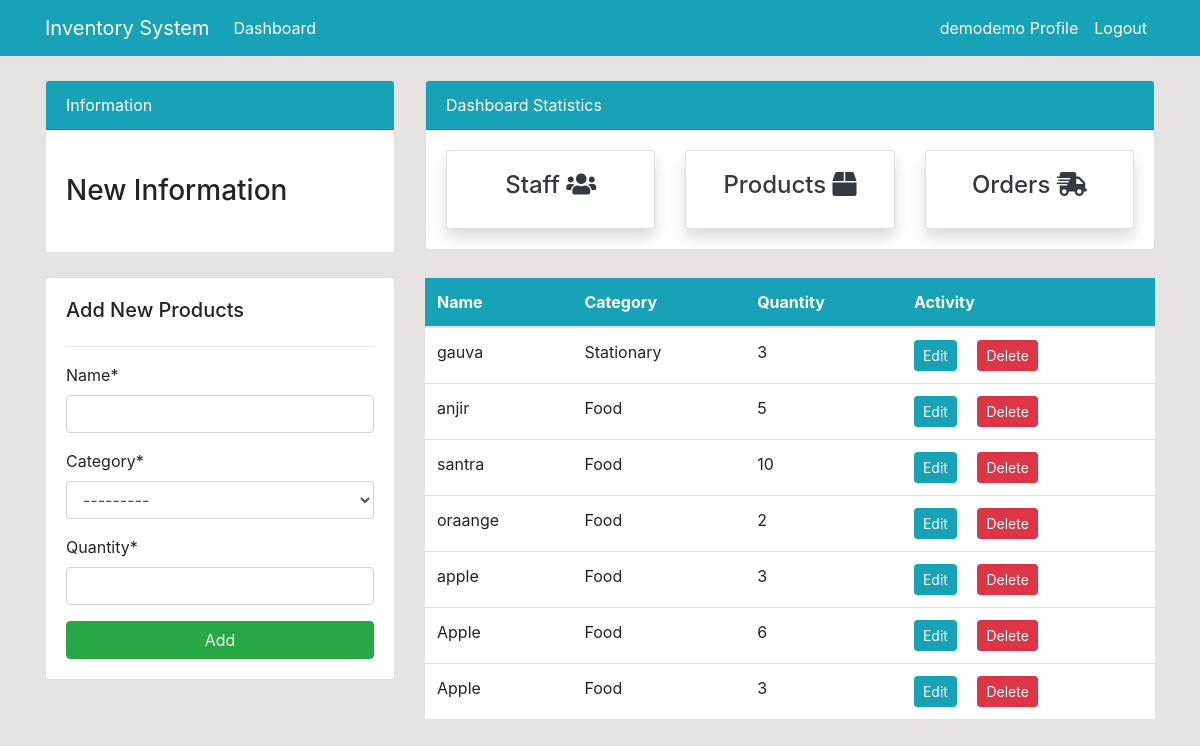
/product/ (signed in), run on the app's committed database.
### dashboard/models.py (models this page shows, shortened)
class Product(models.Model):
    name = models.CharField(max_length=100, null=True)
    category = models.CharField(max_length=50, choices=CATEGORY, null=True)
    quantity = models.PositiveIntegerField(null=True)

### dashboard/views.py (the view)
# urls.py: path('product/', views.product, name='dashboard-product'),
@login_required
def product(request):
    items = Product.objects.all()
    if request.method == 'POST':
        form = ProductForm(request.POST)
        if form.is_valid():
            form.save()
            product_name = form.cleaned_data.get('name')
            messages.success(request, f'{product_name} has been added')
    else:
        form = ProductForm()
    context = {
            'items': items,
            'form' : form,
        }
    return render(request,'dashboard/product.html',context)

### dashboard/forms.py
class ProductForm(forms.ModelForm):
    class Meta:
        model = Product
        fields = ['name','category','quantity']

### templates/dashboard/product.html (shortened to what this page needs)
{% extends 'partials/base.html' %}
{% load crispy_forms_tags %}
{% block content %}
{% include 'partials/topnav.html' %}
<div class="row my-4">
    <div class="col-md-4">
        <div class="card card-body">
            <h5>Add New Products</h5>
            <hr>
            <form method="POST">
                {{ form|crispy }}
                <input class="btn btn-success btn-block" type="submit" value="Add">
            </form>
        </div>
    </div>
    <div class="col-md-8">
        <table class="table bg-white">
            <thead class="bg-info text-white">
                <tr>
                    <th scope="col">Name</th>
                    <th scope="col">Category</th>
                    <th scope="col">Quantity</th>
                    <th scope="col">Activity</th>
                </tr>
            </thead>
            <tbody>
                {% for product in items %}
                <tr>
                    <td>{{ product.name }}</td>
                    <td>{{ product.category }}</td>
                    <td>{{ product.quantity }}</td>
                    <td>
                        <a class="btn btn-info btn-sm mr-2"
                            href="{% url 'dashboard-product-edit' product.id %}">Edit</a>
                        <a class="btn btn-danger btn-sm ml-2"
                            href="{% url 'dashboard-product-delete' product.id %}">Delete</a>
                    </td>
                </tr>
                {% endfor %}
            </tbody>
        </table>
    </div>
</div>
{% endblock %}

### templates/partials/nav.html (shortened to what this page needs)
<nav class="navbar navbar-expand-lg navbar-info bg-info">
    <div class="container">
        {% if user.is_authenticated %}
        <a class="navbar-brand text-white" href="{% url 'dashboard-index' %}">Inventory System</a>
        <div class="collapse navbar-collapse" id="navbarSupportedContent">
            <ul class="navbar-nav mr-auto">
                <li class="nav-item active">
                    <a class="nav-link text-white" href="{% url 'dashboard-index' %}">Dashboard </a>
                </li>
            </ul>
            <ul class="navbar-nav ml-auto">
                <li class="nav-item active">
                    <a class="nav-link text-white" href="{% url 'user-profile' %}">{{ user.username }} Profile
                        <span class="sr-only">(current)</span></a>
                </li>
                <li class="nav-item">
                    <a class="nav-link text-white" href="{% url 'user-logout' %}">Logout</a>
                </li>
            </ul>
            {% endif %}
        </div>
    </div>
</nav>

### static/style.css (style rules this page uses)
body { background: rgb(230, 227, 227); }

### data on the page
Product: name "gauva", category "Stationary", quantity "3"
Product: name "anjir", category "Food", quantity "5"
Product: name "santra", category "Food", quantity "10"
Product: name "oraange", category "Food", quantity "2"
Product: name "apple", category "Food", quantity "3"
Product: name "Apple", category "Food", quantity "6"
Product: name "Apple", category "Food", quantity "3"

### other printed values
{{ user.username }} "demodemo"
